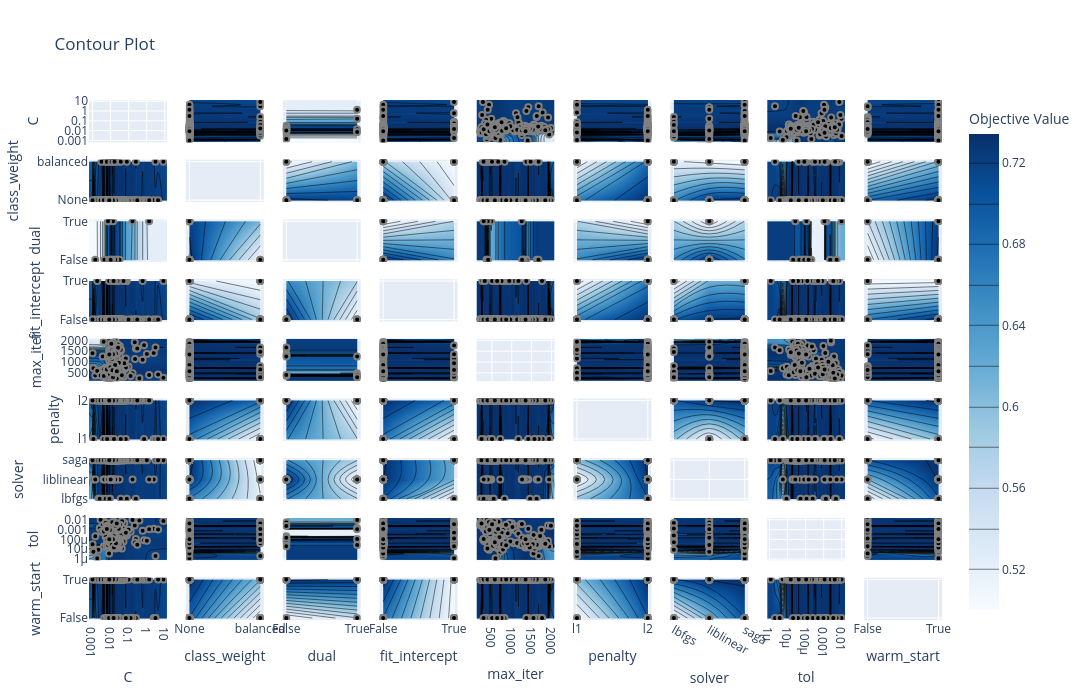

The notebook cell saved with this chart:
### Code cell
def objective(trial):
    C = trial.suggest_loguniform('C', 1e-3, 10)

    penalty = trial.suggest_categorical('penalty', ['l1', 'l2'])

    # Stała lista solverów (BRAK dynamicznych!)
    solver = trial.suggest_categorical('solver', ['liblinear', 'lbfgs', 'saga'])

    # Penalizacja zgodna z solverem — jeśli nielegalne: prune trial
    if penalty == "l1" and solver not in ("liblinear", "saga"):
        raise optuna.TrialPruned()

    if penalty == "l2" and solver not in ("liblinear", "lbfgs", "saga"):
        raise optuna.TrialPruned()

    # dual tylko dla l2 + liblinear
    dual = False
    if penalty == 'l2' and solver == 'liblinear':
        dual = trial.suggest_categorical('dual', [True, False])

    max_iter = trial.suggest_int('max_iter', 200, 2000)
    tol = trial.suggest_loguniform('tol', 1e-6, 1e-2)
    class_weight = trial.suggest_categorical('class_weight', [None, 'balanced'])
    fit_intercept = trial.suggest_categorical('fit_intercept', [True, False])
    warm_start = trial.suggest_categorical('warm_start', [False, True])

    model = LogisticRegression(
        C=C,
        penalty=penalty,
        solver=solver,
        dual=dual if (penalty=='l2' and solver=='liblinear') else False,
        class_weight=class_weight,
        max_iter=max_iter,
        tol=tol,
        fit_intercept=fit_intercept,
        warm_start=warm_start,
        random_state=1,
    )

    cv = StratifiedKFold(n_splits=5, shuffle=True, random_state=1)
    scores = cross_val_score(model, X_train_t, y_train_t, cv=cv, scoring='roc_auc')

    return scores.mean()


# -------------------------
# Tworzymy i optymalizujemy study
# -------------------------
dataset_name = "example_dataset"
metric = "ROC AUC"
all_results = []

study = optuna.create_study(direction='maximize')
study.optimize(objective, n_trials=200)

# -------------------------
# Historia prób w DataFrame
# -------------------------
df_study = study.trials_dataframe(attrs=("number", "value", "params", "state", "duration"))
df_study["dataset"] = dataset_name
df_study["metric"] = metric
all_results.append(df_study)

# -------------------------
# Informacje o najlepszym trialu
# -------------------------
print(f"\n=== {dataset_name.upper()} ===")
print(f"Best {metric}: {study.best_value:.4f}")
print(f"Best params: {study.best_params}\n")

# -------------------------
# Wizualizacje interaktywne w notebooku
# -------------------------
fig1 = vis.plot_optimization_history(study)
fig2 = vis.plot_parallel_coordinate(study)
fig3 = vis.plot_contour(study)
fig3.update_layout(width=1100, height=700)
